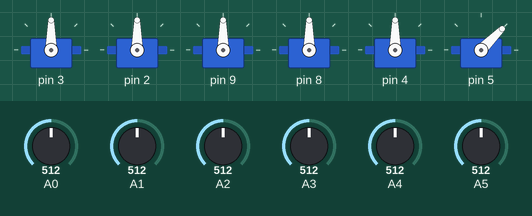
Recording of a sketch running on a simulated Arduino Uno, built with avr-gcc and run on an emulated ATmega328P. Parts: 6 × servo. Inputs (shaded band) come from the test bench; at power-on: A0 = 512, A1 = 512, A2 = 512, A3 = 512, A4 = 512, A5 = 512. What the sketch prints to the serial monitor is not drawn.

Above: at 1.2 s.
1.3 s: A0 set to 428
2.8 s: A0 set to 401
At 3.39 s:
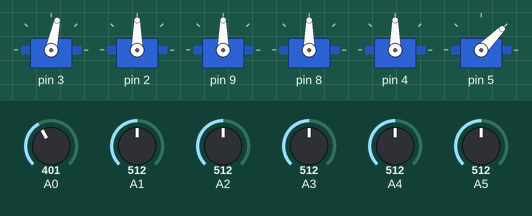
At 4.35 s:
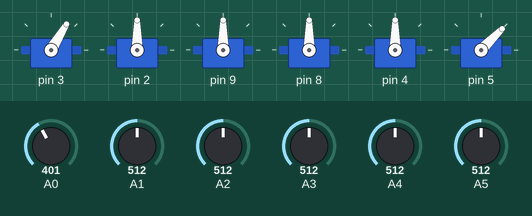
5.8 s: A1 set to 426
8.8 s: A1 set to 399
At 8.97 s:
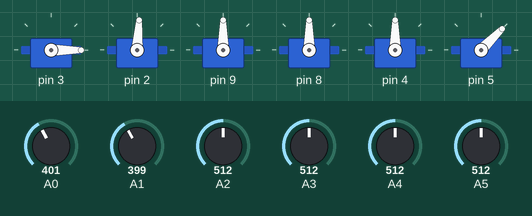
11.8 s: A2 set to 421
14.8 s: A2 set to 394
At 14.98 s:
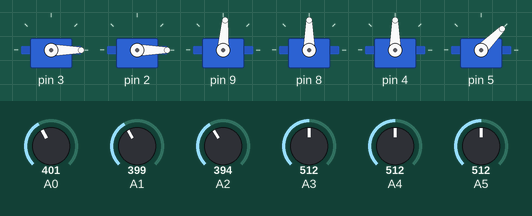
Timing chart, 0 to 18.8 s (numbered marks = the images above; inputs shaded):
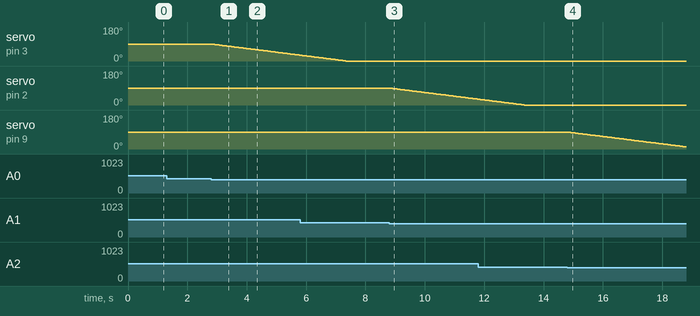

Measured:
- the behaviour switches between 412 and 411 on A0 (found by bisection; images 0 and 1)
- the behaviour switches between 412 and 411 on A1 (found by bisection; images 2 and 3)
- the behaviour switches between 412 and 411 on A2 (found by bisection; images 3 and 4)
- after the input at 1.3 s, every drawn part: stays the same
- after the input at 2.8 s, servo on pin 3: moves from 90° to 31° over 2.9 s, starting at once
- after the input at 8.8 s, servo on pin 2: moves from 90° to 31° over 2.9 s, starting at once
- after the input at 14.8 s, servo on pin 9: moves from 90° to 11° over 4.0 s, starting at once

The sketch:

07_serial_record.ino
```cpp
// ============================================================
//  [07] 조이스틱 제어 + 시리얼로 "각도값 기록"
// ------------------------------------------------------------
//  1단계 코드에 Serial(시리얼 통신)을 추가했다.
//  기본 코드만으로는 "지금 서보가 몇 도인지" 볼 방법이 없어서
//  8차시(각도값 기록)를 진행할 수 없다. 이 코드가 그 문제를 푼다.
//
//  사용법:
//   1) 로봇팔을 조이스틱으로 원하는 자세로 맞춘다.
//   2) 시리얼 모니터(9600 baud)에서 p 를 입력하고 Enter.
//   3) 현재 6축 각도가 { } 형태로 출력된다 → 활동지/코드에 그대로 복사.
// ============================================================

#include <Servo.h>          // 서보모터 제어 라이브러리

const int SERVOS = 6;       // 서보(관절) 개수
int PIN[SERVOS];            // 각 서보의 핀 번호
int value[SERVOS];          // 조이스틱 입력값(0~1023)
int idle[SERVOS];           // 멈춤 상태 카운터(확장용)
int currentAngle[SERVOS];   // 현재 각도
int MIN[SERVOS];            // 최소 각도(안전 하한)
int MAX[SERVOS];            // 최대 각도(안전 상한)
int INITANGLE[SERVOS];      // 시작 각도
int previousAngle[SERVOS];  // 직전 각도(확장용)
int ANA[SERVOS];            // 조이스틱 아날로그 채널
Servo myservo[SERVOS];      // 실제 서보 6개

void setup() {
  Serial.begin(9600);                       // ★ 추가: 컴퓨터와 통신 시작(9600 속도)

  //          핀   최소   최대    시작각   조이스틱
  PIN[0] = 3;   MIN[0] = 0; MAX[0] = 180; INITANGLE[0] = 90; ANA[0] = 0; // 1번
  PIN[1] = 2;   MIN[1] = 0; MAX[1] = 180; INITANGLE[1] = 90; ANA[1] = 1; // 2번
  PIN[2] = 9;   MIN[2] = 0; MAX[2] = 180; INITANGLE[2] = 90; ANA[2] = 2; // 3번
  PIN[3] = 8;   MIN[3] = 0; MAX[3] = 180; INITANGLE[3] = 90; ANA[3] = 3; // 4번
  PIN[4] = 4;   MIN[4] = 0; MAX[4] = 180; INITANGLE[4] = 90; ANA[4] = 4; // 5번
  PIN[5] = 5;   MIN[5] = 0; MAX[5] = 90;  INITANGLE[5] = 45; ANA[5] = 5; // 6번 그리퍼: 열림0/닫힘90

  for (int i = 0; i < SERVOS; i++) {  // 서보 6개를 하나씩 준비
    myservo[i].attach(PIN[i]);        // i번 서보를 핀에 연결
    myservo[i].write(INITANGLE[i]);   // 초기 자세로 이동
    value[i] = 0;                     // 조이스틱 값 초기화
    idle[i] = 0;                      // 멈춤 카운터 초기화
    previousAngle[i] = INITANGLE[i];  // 직전 각도를 초기각으로
  }

  Serial.println(F("로봇팔 준비 완료. 자세를 맞춘 뒤 p 를 입력하면 각도값이 기록됩니다."));
}

void loop() {
  delay(50);  // 속도 조정용 딜레이

  // ── 조이스틱 직접 제어 (1단계와 동일) ──
  for (int i = 0; i < SERVOS; i++) {
    value[i] = analogRead(ANA[i]);        // 조이스틱 값 읽기
    currentAngle[i] = myservo[i].read();  // 현재 각도 읽기

    if (value[i] > 612) {                             // 한쪽으로 밀면 +방향
      if (currentAngle[i] < MAX[i]) ++currentAngle[i];        // 최대각 전까지 +1도
      if (!myservo[i].attached()) myservo[i].attach(PIN[i]);  // 끊겼으면 재연결
      myservo[i].write(currentAngle[i]);              // 이동
    } else if (value[i] < 412) {                      // 반대로 밀면 -방향
      if (currentAngle[i] > MIN[i]) --currentAngle[i];        // 최소각 전까지 -1도
      if (!myservo[i].attached()) myservo[i].attach(PIN[i]);  // 끊겼으면 재연결
      myservo[i].write(currentAngle[i]);              // 이동
    }
    // 412~612 사이(가운데)는 멈춤(데드존)
  }

  // ── ★ 추가: 시리얼 명령으로 현재 각도 기록 ──
  if (Serial.available() > 0) {           // 시리얼로 입력된 글자가 있으면
    char cmd = Serial.read();             // 그 글자를 한 개 읽어서
    if (cmd == 'p' || cmd == 'P') {       // p(또는 P)이면
      printAngles();                      // 현재 각도를 출력
    }
  }
}

// 현재 6축 각도를 한 줄로 출력한다.
// 출력 예:  현재 각도 -> { 90, 120, 60, 90, 90, 20 }
void printAngles() {
  Serial.print(F("현재 각도 -> { "));
  for (int i = 0; i < SERVOS; i++) {      // 6개 서보를 하나씩
    Serial.print(myservo[i].read());      // 현재 각도를 출력
    if (i < SERVOS - 1) Serial.print(F(", "));  // 마지막이 아니면 쉼표로 구분
  }
  Serial.println(F(" }"));                // 줄을 닫고 줄바꿈
}
```
